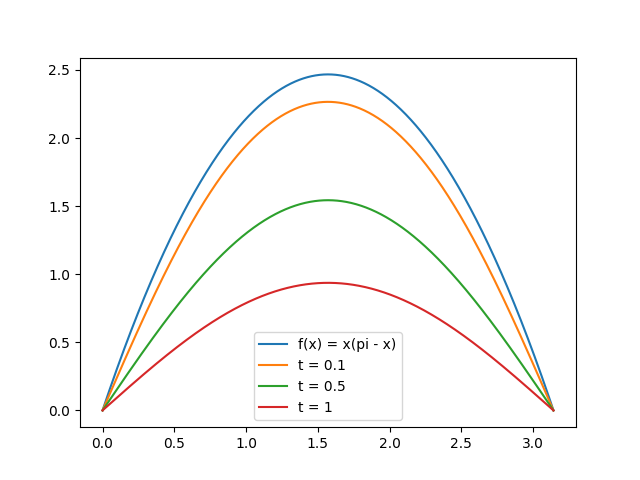

Write the Python code that produced this figure.
import numpy as np
import matplotlib.pyplot as plt

def f(x):
    return x * (np.pi - x)

def S(x, t, N):
    s = 0
    for k in range(1, N + 1, 2):
        bn = 8 / (np.pi * k**3)
        euler_factor = np.exp(-k**2 * t)
        s += bn * euler_factor * np.sin(k * x)
    return s

# Plot for different values of t
x = np.linspace(0, np.pi, 1000)
y = f(x)

plt.plot(x, y, label = 'f(x) = x(pi - x)')
plt.plot(x, S(x, 0.1, 3), label = 't = 0.1')
plt.plot(x, S(x, 0.5, 3), label = 't = 0.5')
plt.plot(x, S(x, 1, 3), label = 't = 1')
plt.legend()
plt.savefig('5.png')
